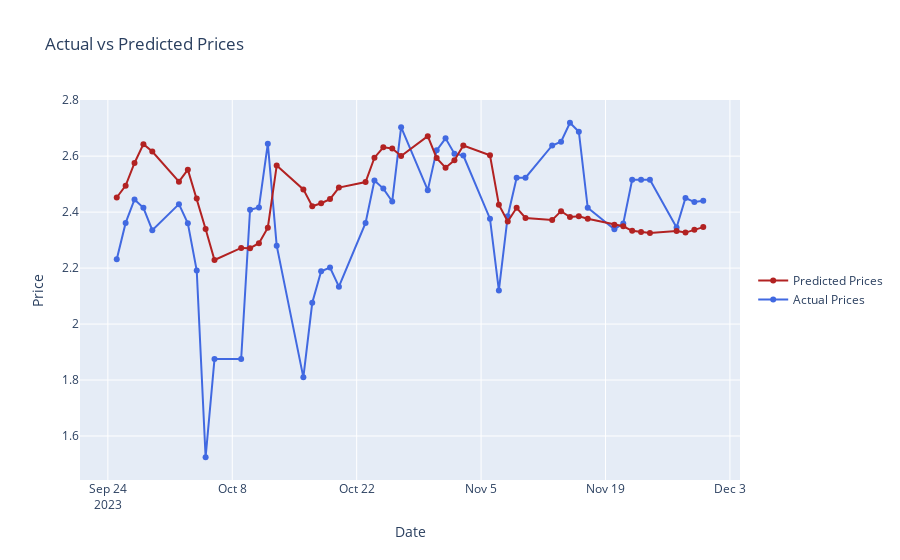

Notebook code for this chart:
### Code cell
# Plotting
dates_for_plotting = test_data_2023_second_half.index[window_size:]

fig = go.Figure()
fig.add_trace(go.Scatter(x=dates_for_plotting, y=actuals,
                         mode='lines+markers',
                         name='Actual Prices',
                         line=dict(color='royalblue')))
fig.add_trace(go.Scatter(x=dates_for_plotting, y=predictions,
                         mode='lines+markers',
                         name='Predicted Prices',
                         line=dict(color='firebrick')))
fig.update_layout(title='Actual vs Predicted Prices',
                  xaxis_title='Date',
                  yaxis_title='Price',
                  legend=dict(y=0.5, traceorder='reversed', font_size=12))

fig.show()
